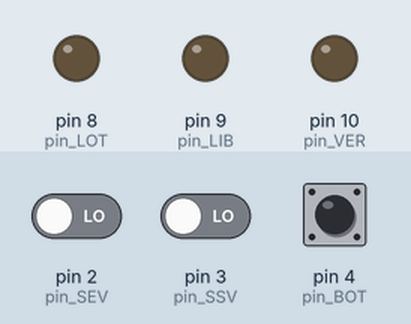
This sketch was run on a simulated Arduino Uno, built with avr-gcc and run on an emulated ATmega328P. Shown: output pins drawn as LEDs (lit = HIGH). Dashed ring = blinking. The test bench sets the inputs (shaded band); at power-on: pin 2 (pin_SEV) LOW, pin 3 (pin_SSV) LOW, pin 4 (pin_BOT) LOW.

Above: at 1.2 s.
1.3 s: pin 2 (pin_SEV) driven HIGH
At 2.5 s:
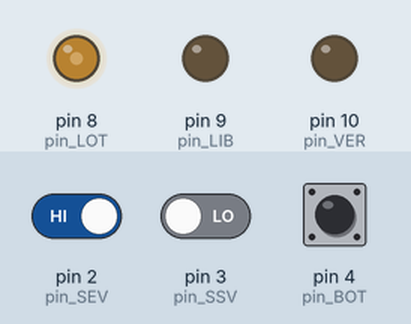
2.8 s: pin 3 (pin_SSV) driven HIGH
At 3.8 s:
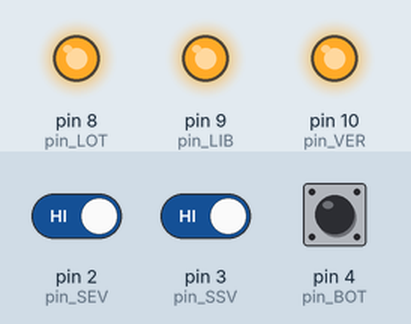
4.3 s: pin 4 (pin_BOT) pulled HIGH for 0.15 s
At 5.2 s:
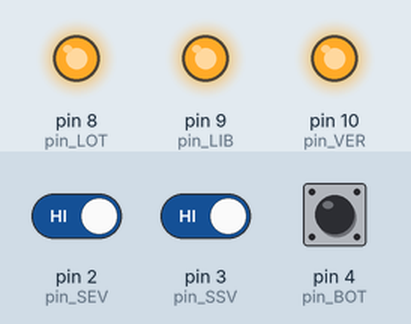
6.0 s: pin 2 (pin_SEV) driven LOW
At 6.4 s:
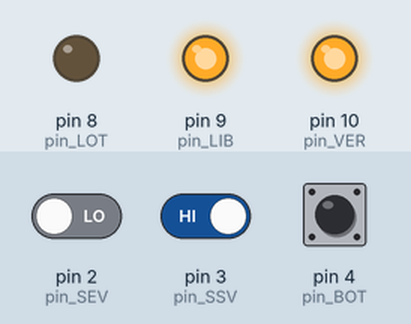
7.5 s: pin 4 (pin_BOT) pulled HIGH for 1 s
At 7.8 s:
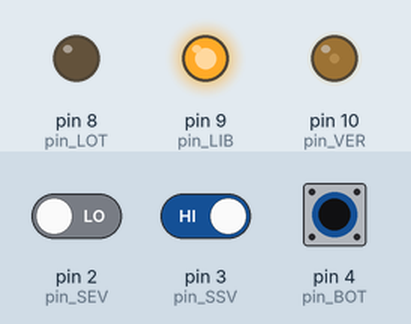
10.0 s: pin 3 (pin_SSV) driven LOW
At 11.24 s:
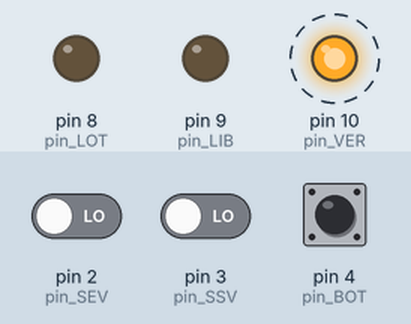
Timing chart, 0 to 14.0 s (numbered marks = the images above; inputs shaded):
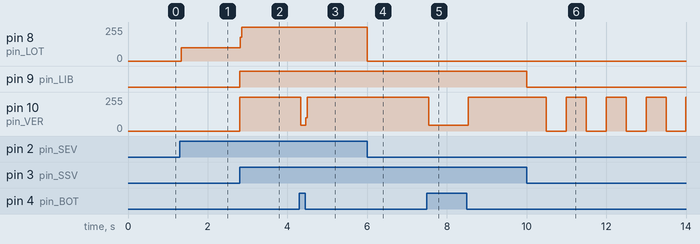

Measured:
- after the input at 1.3 s, pin 8 (pin_LOT): 0/255 → 100/255 at once
- after the input at 2.8 s, pin 8 (pin_LOT): 100/255 → 255/255 at once; pin 9 (pin_LIB): LOW → HIGH at once; pin 10 (pin_VER): 0/255 → 255/255 at once
- after the input at 4.3 s, pin 10 (pin_VER): 255/255 → 45/255 at once, → 255/255 0.12 s later
- after the input at 6.0 s, pin 8 (pin_LOT): 255/255 → 0/255 at once
- after the input at 7.5 s, pin 10 (pin_VER): 255/255 → 45/255 at once, → 255/255 1.0 s later
- after the input at 10.0 s, pin 9 (pin_LIB): HIGH → LOW at once; pin 10 (pin_VER): alternates 255/255 for 0.50 s and 0/255 for 0.50 s, starting after 0.50 s

The sketch:

atv2prova.ino
```cpp
const int pin_SEV = 2;
const int pin_SSV = 3;
const int pin_VER = 10;
const int pin_LIB = 9;
const int pin_LOT = 8;
const int pin_BOT = 4;
int estado = 0;
unsigned long tempo_anterior = 0;
//Declarando os pinos, estado e tempo anterior
void setup() {
pinMode(pin_SEV, INPUT);
pinMode(pin_SSV, INPUT);
pinMode(pin_BOT, INPUT);
pinMode(pin_VER, OUTPUT);
pinMode(pin_LIB, OUTPUT);
pinMode(pin_LOT, OUTPUT);
//Declarando entradas e saídas
}

void loop() {
bool BOT = digitalRead(pin_BOT);
bool SEV = digitalRead(pin_SEV);
bool SSV = digitalRead(pin_SSV);
//Declarando botões como bool, 1 ou 0, (verdadeiro ou falso)
if (SEV == 1){ //Se SEV ligado, ligar LOT. Ao contrário: (else)
  digitalWrite(pin_LOT, HIGH);
}
else{
  digitalWrite(pin_LOT, LOW);
}
if (SSV == 1){ //Se SSV ligado, ligar LIB. Contar  Ao contrário: (else)
  digitalWrite(pin_LIB, HIGH);
  estado = 1; // Define estado = 1
  tempo_anterior = millis(); //Conta tempo anterior
}
else{
  digitalWrite(pin_LIB, LOW);
}
unsigned long tempo_atual = millis(); //Define e começa a contar o tempo atual
switch (estado) {
    case 0: //Se estado 0, Tudo desligado
      digitalWrite(pin_LIB, 0);
      digitalWrite(pin_LOT, 0);
      digitalWrite(pin_VER, 0);
      break; case 1 : digitalWrite(pin_VER, 1); // Se estado 1, Ligar VER
      if (tempo_atual - tempo_anterior >= 500) { //Se passou 500ms, estado muda para 2.
        estado = 2;
        tempo_anterior = millis();
      }
      break; case 2 : digitalWrite(pin_VER, 0); // Se estado 2, VER desliga.
      if (tempo_atual - tempo_anterior >= 500) { // Se passou 500ms, estado vira 1 e recomeça o loop.
        estado = 1;
        tempo_anterior = millis();
      }
      break;
}
if (BOT == 1){ //Se BOT = 1, Desliga VER
  digitalWrite(pin_VER, 0);
}
}
```
